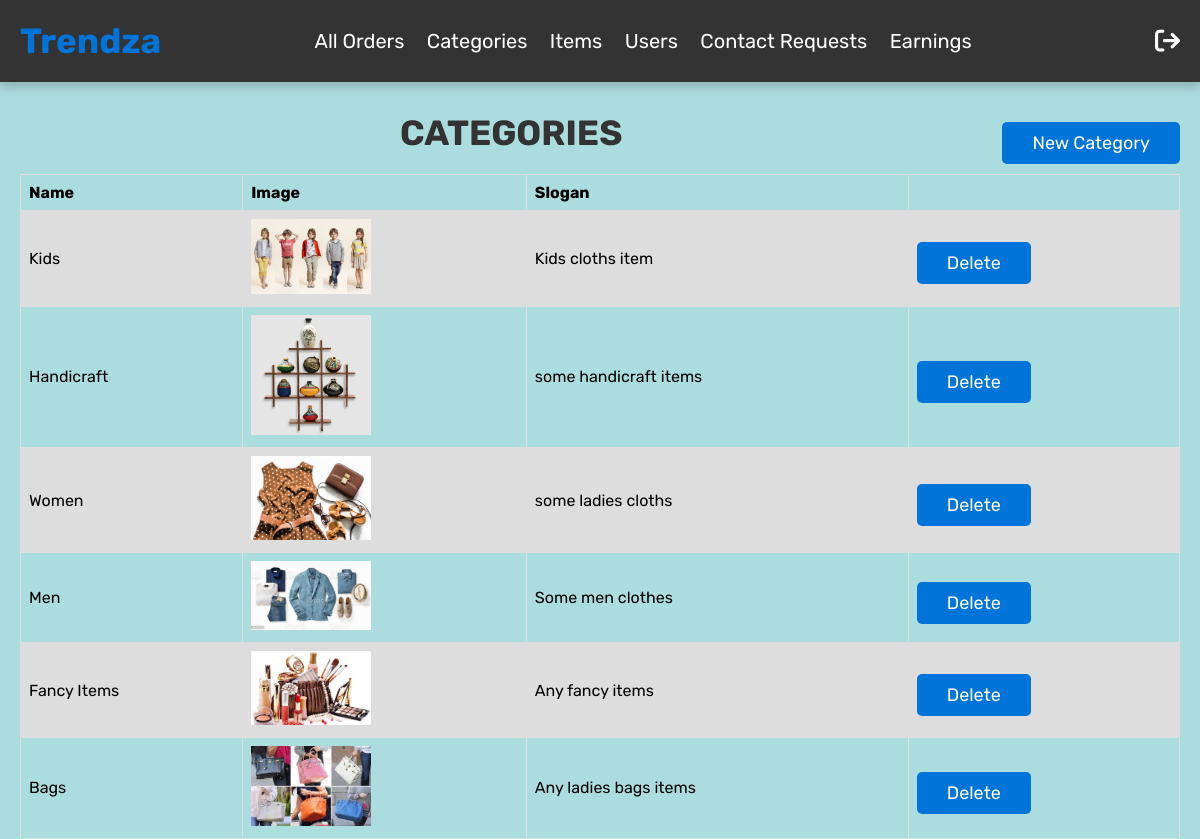
/admin/categories.php (signed in), run on the app's committed database.
### tables this page shows
CREATE TABLE `categories` (
  `id` int(11) NOT NULL,
  `catname` varchar(100) NOT NULL,
  `slogan` varchar(250) NOT NULL,
  `image` varchar(250) NOT NULL,
  `deleted` int(11) NOT NULL DEFAULT 0
);

### admin/categories.php (the view, shortened to what this page needs)
<?php
include_once('../controllers/dbcon.php');
?>
<!DOCTYPE html>
<html lang="en">
<head>
   <link rel="stylesheet" href="https://cdnjs.cloudflare.com/ajax/libs/font-awesome/6.0.0/css/all.min.css">
<link rel="stylesheet" href="../css/style.css">
</head>
<body>
<?php include 'adminheader.php' ;?>
<section class="home-category">
    <a style="float:right;" id="myBtn" class="btn">New Category</a>
   <h1 class="title">Categories</h1>
   <div class="">
   <table>
         <tr>
            <th>Name</th>
            <th>Image</th>
            <th>Slogan</th>
            <th></th>
         </tr>
   <?php
            $itemsql = "SELECT * FROM `categories` where deleted=0";
            $itemresult = $conn->query($itemsql);
            if ($itemresult->num_rows > 0) {
                while($row = $itemresult->fetch_assoc())
                {
                    echo '
                    <tr>
                        <td>'.$row['catname'].'</td>
                        <td><img width=120 src="'.$row['image'].'"></td>
                        <td>'.$row['slogan'].'</td>
                        <td>
                           <a href="../controllers/admindeletecategory.php?catid='.$row['id'].'" class="btn">Delete</a>
                        </td>
                     </tr>
                    ';
                }
            } else {
                echo "<font color='red'> Ooops ! No Records ! </font>";
            }
            ?>
      </table>
</div>
</section>
</body>
</html>

### css/style.css (style rules this page uses)
:root { --blue:#0000ae; --red:#c0392b; --light-blue:#0074D9; --sandy-tan:#ACDDDE; --orange:#f39c12; --black:#333; --white:#fff; --light-color:#666; --light-white:#ccc; --light-bg:#f5f5f5; --border:.1rem solid var(--black); --box-shadow:0 .5rem 1rem rgba(0,0,0,.1); }
* { font-family: 'Rubik', sans-serif; margin:0; padding:0; box-sizing: border-box; outline: none; border:none; text-decoration: none; transition:all .2s linear; }
body { background-color: var(--sandy-tan); }
html { font-size: 62.5%; overflow-x: hidden; scroll-behavior: smooth; scroll-padding-top: 6.5rem; }
.btn, .option-btn, .delete-btn, .white-btn { display: inline-block; margin-top: 1rem; padding:1rem 3rem; cursor: pointer; color:var(--white); font-size: 1.8rem; border-radius: .5rem; text-transform: capitalize; }
.white-btn, .btn { background-color: var(--light-blue); }
section { padding: 3rem 2rem; max-width: 1200px; margin: 0 auto; }
.title { text-align: center; margin-bottom: 2rem; text-transform: uppercase; color:var(--black); font-size: 3.5rem; }
.home-category { padding-bottom:0; }
.home-category { padding-bottom: 0; }

### admin/categories.php (style rules this page uses)
table { font-family: arial, sans-serif; border-collapse: collapse; width: 100%; }
td, th { font-size: 12pt; border: 1px solid #dddddd; text-align: left; padding: 8px; }
tr:nth-child(even) { background-color: #dddddd; }

### data on the page
categories: catname "Kids", image (picture), slogan "Kids cloths item"
categories: catname "Handicraft", image (picture), slogan "some handicraft items"
categories: catname "Women", image (picture), slogan "some ladies cloths"
categories: catname "Men", image (picture), slogan "Some men clothes"
categories: catname "Fancy Items", image (picture), slogan "Any fancy items"
categories: catname "Bags", image (picture), slogan "Any ladies bags items"
